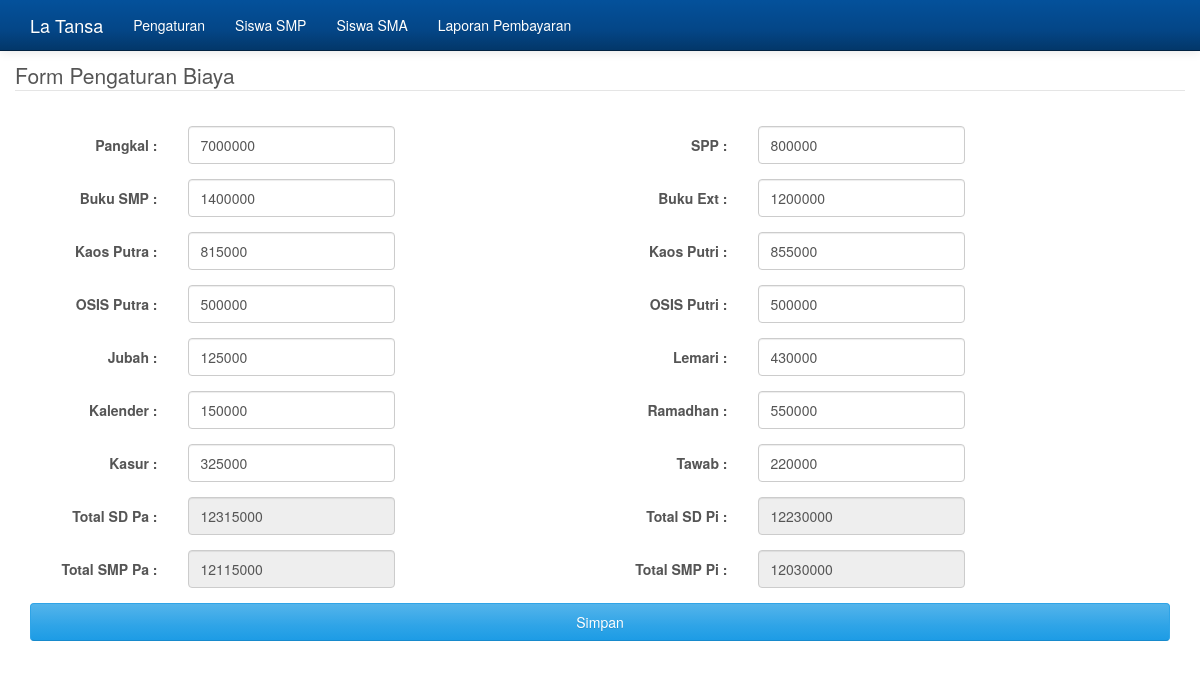
Screenshot of /?hal=pengaturan with the database file from the repository.
### tables this page shows
CREATE TABLE IF NOT EXISTS `bendahara1` (
  `nomor` int(2) NOT NULL,
  `pangkal` double DEFAULT NULL,
  `spp` double DEFAULT NULL,
  `buku_smp` double DEFAULT NULL,
  `buku_ext` double NOT NULL,
  `kalender` double DEFAULT NULL,
  `kasur` double DEFAULT NULL,
  `lemari` double DEFAULT NULL,
  `kaospa` double DEFAULT NULL,
  `kaospi` double NOT NULL,
  `osis` double DEFAULT NULL,
  `osispi` double NOT NULL,
  `jubah` double DEFAULT NULL,
  `ramadhan` double DEFAULT NULL,
  `tawab` double DEFAULT NULL,
  `total_pa_sd` double DEFAULT NULL,
  `total_pi_sd` double NOT NULL,
  `total_pa_smp` double NOT NULL,
  `total_pi_smp` double NOT NULL
);

### pengaturan.php (the view, shortened to what this page needs)
<?php
$q = mysql_query("select * from bendahara1");
$n = mysql_num_rows($q);
if($n>=1){
	$d = mysql_fetch_object($q);
}
?>
<form action="" method="POST" class="form-horizontal" role="form">
		<div class="form-group">
			<legend>Form Pengaturan Biaya</legend>
		</div>
	<div class="col-lg-6">
		<div class="form-group">
			<label for="input" class="col-sm-3 control-label">Pangkal :</label>
			<div class="col-sm-5">
				<input type="number" maxlength="9" name="pangkal" id="input" class="form-control" value="<?php if($n>=1){echo $d->pangkal;} ?>" required="required" onKeyPress="return num(this, event)">
			</div>
		</div>
		<div class="form-group">
			<label for="input" class="col-sm-3 control-label">Buku SMP :</label>
			<div class="col-sm-5">
				<input type="number" name="buku_smp" id="input" class="form-control" value="<?php if($n>=1){echo $d->buku_smp;} ?>" required="required" onKeyPress="return num(this, event)">
			</div>
		</div>
		<div class="form-group">
			<label for="input" class="col-sm-3 control-label">Kaos Putra :</label>
			<div class="col-sm-5">
				<input type="number" name="kaospa" id="input" class="form-control" value="<?php if($n>=1){echo $d->kaospa;} ?>" required="required" onKeyPress="return num(this, event)">
			</div>
		</div>
		<div class="form-group">
			<label for="input" class="col-sm-3 control-label">OSIS Putra :</label>
			<div class="col-sm-5">
				<input type="number" name="osis" id="input" class="form-control" value="<?php if($n>=1){echo $d->osis;} ?>" required="required" onKeyPress="return num(this, event)">
			</div>
		</div>
		<div class="form-group">
			<label for="input" class="col-sm-3 control-label">Jubah :</label>
			<div class="col-sm-5">
				<input type="number" name="jubah" id="input" class="form-control" value="<?php if($n>=1){echo $d->jubah;} ?>" required="required" onKeyPress="return num(this, event)">
			</div>
		</div>
		<div class="form-group">
			<label for="input" class="col-sm-3 control-label">Kalender :</label>
			<div class="col-sm-5">
				<input type="number" name="kalender" id="input" class="form-control" value="<?php if($n>=1){echo $d->kalender;} ?>" required="required" onKeyPress="return num(this, event)">
			</div>
		</div>
		<div class="form-group">
			<label for="input" class="col-sm-3 control-label">Kasur :</label>
			<div class="col-sm-5">
				<input type="number" name="kasur" id="input" class="form-control" value="<?php if($n>=1){echo $d->kasur;} ?>" required="required" onKeyPress="return num(this, event)">
			</div>
		</div>
		<div class="form-group">
			<label for="input" class="col-sm-3 control-label">Total SD Pa :</label>
			<div class="col-sm-5">
				<input type="number" name="total_pa_sd" id="input" class="form-control" value="<?php if($n>=1){echo $d->total_pa_sd;} ?>" readonly="readonly" onKeyPress="return num(this, event)">
			</div>
		</div>
		<div class="form-group">
			<label for="input" class="col-sm-3 control-label">Total SMP Pa :</label>
			<div class="col-sm-5">
				<input type="number" name="total_pa_smp" id="input" class="form-control" value="<?php if($n>=1){echo $d->total_pa_smp;} ?>" readonly="readonly" onKeyPress="return num(this, event)">
			</div>
		</div>
	</div>
	<div class="col-lg-6">
		<div class="form-group">
			<label for="input" class="col-sm-3 control-label">SPP :</label>
			<div class="col-sm-5">
				<input type="number" name="spp" id="input" class="form-control" value="<?php if($n>=1){echo $d->spp;} ?>" required="required" onKeyPress="return num(this, event)">
			</div>
		</div>
		<div class="form-group">
			<label for="input" class="col-sm-3 control-label">Buku Ext :</label>
			<div class="col-sm-5">
				<input type="number" name="buku_ext" id="input" class="form-control" value="<?php if($n>=1){echo $d->buku_ext;} ?>" required="required" onKeyPress="return num(this, event)">
			</div>
		</div>
		<div class="form-group">
			<label for="input" class="col-sm-3 control-label">Kaos Putri :</label>
			<div class="col-sm-5">
				<input type="number" name="kaospi" id="input" class="form-control" value="<?php if($n>=1){echo $d->kaospi;} ?>" required="required" onKeyPress="return num(this, event)">
			</div>
		</div>
		<div class="form-group">
			<label for="input" class="col-sm-3 control-label">OSIS Putri :</label>
			<div class="col-sm-5">
				<input type="number" name="osispi" id="input" class="form-control" value="<?php if($n>=1){echo $d->osispi;} ?>" required="required" onKeyPress="return num(this, event)">
			</div>
		</div>
		<div class="form-group">
			<label for="input" class="col-sm-3 control-label">Lemari :</label>
			<div class="col-sm-5">
				<input type="number" name="lemari" id="input" class="form-control" value="<?php if($n>=1){echo $d->lemari;} ?>" required="required" onKeyPress="return num(this, event)">
			</div>
		</div>
		<div class="form-group">
			<label for="input" class="col-sm-3 control-label">Ramadhan :</label>
			<div class="col-sm-5">
				<input type="number" name="ramadhan" id="input" class="form-control" value="<?php if($n>=1){echo $d->ramadhan;} ?>" required="required" onKeyPress="return num(this, event)">
			</div>
		</div>
		<div class="form-group">
			<label for="input" class="col-sm-3 control-label">Tawab :</label>
			<div class="col-sm-5">
				<input type="number" name="tawab" id="input" class="form-control" value="<?php if($n>=1){echo $d->tawab;} ?>" required="required" onKeyPress="return num(this, event)">
			</div>
		</div>
		<div class="form-group">
			<label for="input" class="col-sm-3 control-label">Total SD Pi :</label>
			<div class="col-sm-5">
				<input type="number" name="total_pi_sd" id="input" class="form-control" value="<?php if($n>=1){echo $d->total_pi_sd;} ?>" readonly="readonly" onKeyPress="return num(this, event)">
			</div>
		</div>
		<div class="form-group">
			<label for="input" class="col-sm-3 control-label">Total SMP Pi :</label>
			<div class="col-sm-5">
				<input type="number" name="total_pi_smp" id="input" class="form-control" value="<?php if($n>=1){echo $d->total_pi_smp;} ?>" readonly="readonly" onKeyPress="return num(this, event)">
			</div>
		</div>
	</div>
		<div class="form-group">
			<div class="col-sm-12">
				<button type="submit" class="btn btn-block btn-primary">Simpan</button>
			</div>
		</div>
</form>

### index.php (style rules this page uses)
body { margin-top: 60px; }

### rows the page displays
bendahara1: pangkal "7000000", buku_smp "1400000", kaospa "815000", osis "500000", jubah "125000", kalender "150000", kasur "325000", total_pa_sd "12315000", total_pa_smp "12115000", spp "800000", buku_ext "1200000", kaospi "855000", osispi "500000", lemari "430000", ramadhan "550000", tawab "220000", total_pi_sd "12230000", total_pi_smp "12030000"
